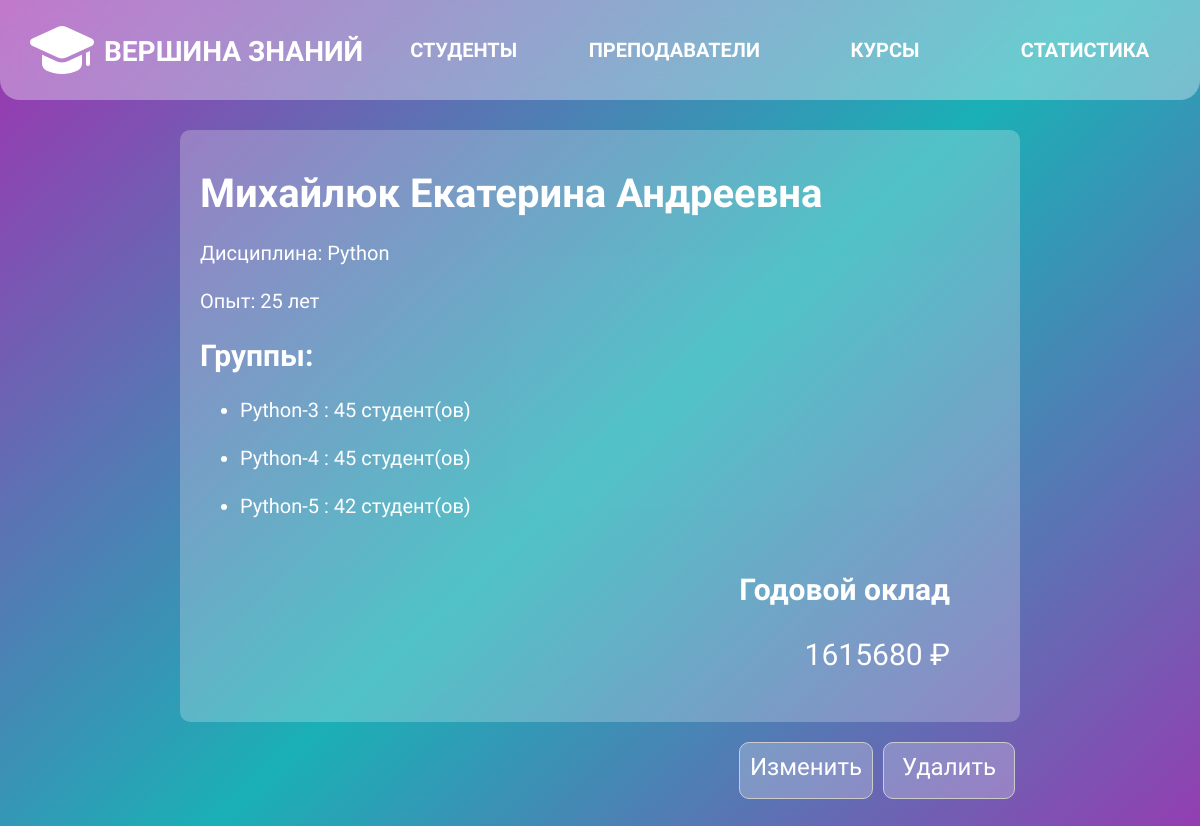
/teacher/1/, run on an earlier commit of the app's database.
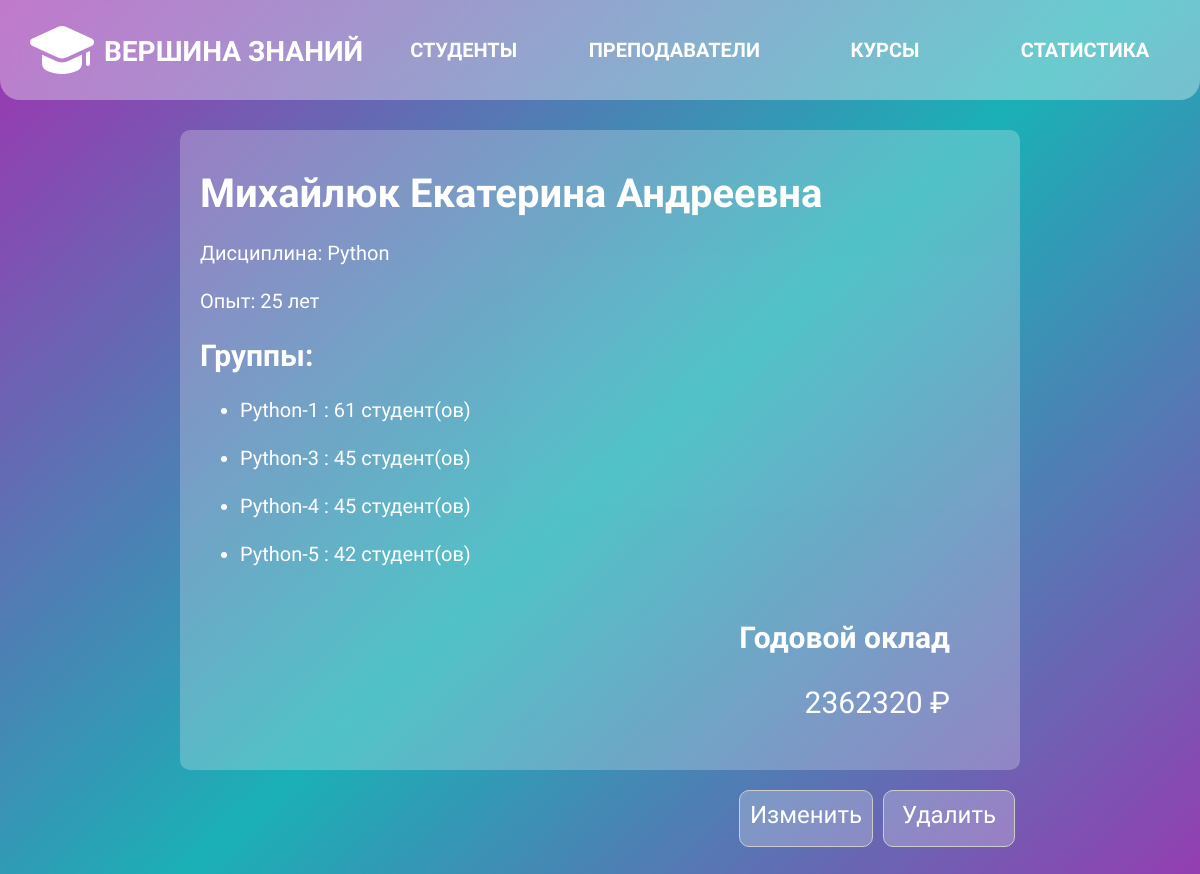
And on a later commit of the database.
### main/models.py (models this page shows, shortened)
class Group(models.Model):
    group_name = models.CharField(max_length=255)
    course = models.ForeignKey(Course, on_delete=models.CASCADE)
    teacher = models.ForeignKey(Teacher, null=True, blank=True, on_delete=models.SET_NULL)
    def calculate_cost(self):
        return (50 + self.course.course_type.difficulty_coefficient * 10 +
                self.teacher.experience * 5) * self.course.duration

class Teacher(models.Model):
    full_name = models.CharField(max_length=255)
    experience = models.IntegerField()
    course = models.ForeignKey(Course, on_delete=models.CASCADE)
    def calculate_salary(self):
        salary = 0
        groups = self.group_set.all()
        for group in groups:
            salary += 0.4 * group.calculate_cost() * group.student_set.count()
        return int(salary)

class Course(models.Model):
    course_name = models.CharField(max_length=255)
    duration = models.IntegerField()
    course_type = models.ForeignKey(CourseType, on_delete=models.CASCADE)
    def __str__(self):
        return self.course_name

class CourseType(models.Model):
    course_type = models.CharField(max_length=255)
    difficulty_coefficient = models.IntegerField()

### main/views.py (the view)
# urls.py: path('teacher/<int:teacher_id>/', teacher_info, name='teacher_info'),
def teacher_info(request, teacher_id):
    teacher = get_object_or_404(Teacher, pk=teacher_id)
    groups = teacher.group_set.all()
    context = {
        'teacher': teacher,
        'groups': groups,
    }
    return render(request, 'main/teacher_info.html', context)

### main/templates/main/teacher_info.html (shortened to what this page needs)
{% extends 'main/base.html' %}
{% block content %}
<div class="card-content">
<div class="info-section">
 <h1>{{ teacher.full_name }}</h1>
    <br>Дисциплина: {{ teacher.course }} </br>
    <br>Опыт: {{ teacher.experience }} лет </br>
    <h2>Группы:</h2>
    <ul>
        {% for group in groups %}
            <li>
                {{ group.group_name }} : {{ group.student_set.count }} cтудент(ов)
                <br></br>
            </li>
        {% endfor %}
    </ul>
    <h3>Годовой оклад</h3>
    <p class="tot-cost"> {{ teacher.calculate_salary }} ₽</p>
    </div>
            <div class="func-btns">
    <a href="{% url 'edit_teacher' teacher.id %}" class="func-btn"  >Изменить</a>
            <a href="{% url 'delete_teacher' teacher.id %}" class="func-btn" >Удалить</a>
            </div>
</div>
{% endblock %}

What changed in the data, as far as the page shows it:
changed through a linked row, Teacher "Михайлюк Екатерина Андреевна": calculate_salary "1615680" → "2362320"
now on this page (row edited): Group: group_name "Python-1", student_set.count "61"
